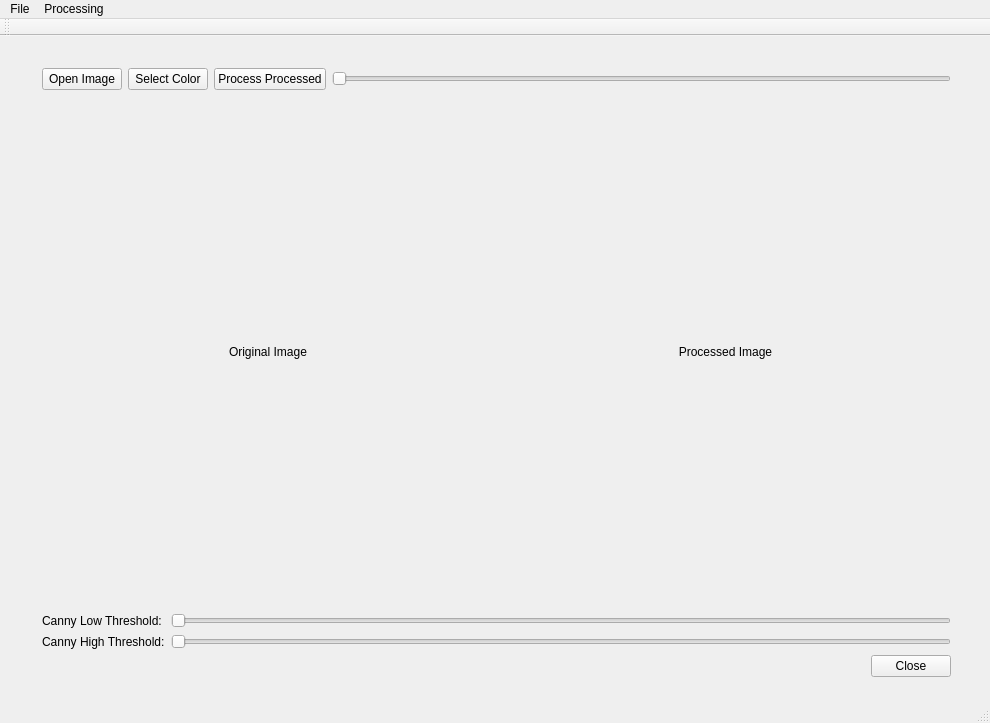
<?xml version="1.0" encoding="UTF-8"?>
<ui version="4.0">
 <class>MainWindow</class>
 <widget class="QMainWindow" name="MainWindow">
  <property name="geometry">
   <rect>
    <x>0</x>
    <y>0</y>
    <width>990</width>
    <height>723</height>
   </rect>
  </property>
  <property name="windowTitle">
   <string>MainWindow</string>
  </property>
  <widget class="QWidget" name="centralWidget">
   <widget class="QWidget" name="layoutWidget">
    <property name="geometry">
     <rect>
      <x>31</x>
      <y>21</y>
      <width>931</width>
      <height>631</height>
     </rect>
    </property>
    <layout class="QVBoxLayout" name="verticalLayout_3">
     <item>
      <layout class="QHBoxLayout" name="horizontalLayout_5">
       <item>
        <widget class="QPushButton" name="openImage_pushButton">
         <property name="text">
          <string>Open Image</string>
         </property>
        </widget>
       </item>
       <item>
        <widget class="QPushButton" name="SelectColor_pushButton">
         <property name="text">
          <string>Select Color</string>
         </property>
        </widget>
       </item>
       <item>
        <widget class="QPushButton" name="processProcessed_pushButton">
         <property name="text">
          <string>Process Processed</string>
         </property>
        </widget>
       </item>
       <item>
        <widget class="QSlider" name="Threshold_horizontalSlider">
         <property name="maximum">
          <number>765</number>
         </property>
         <property name="orientation">
          <enum>Qt::Horizontal</enum>
         </property>
        </widget>
       </item>
      </layout>
     </item>
     <item>
      <layout class="QHBoxLayout" name="horizontalLayout_4">
       <item>
        <widget class="QLabel" name="Original_label">
         <property name="sizePolicy">
          <sizepolicy hsizetype="Preferred" vsizetype="Expanding">
           <horstretch>0</horstretch>
           <verstretch>0</verstretch>
          </sizepolicy>
         </property>
         <property name="text">
          <string>Original Image</string>
         </property>
         <property name="alignment">
          <set>Qt::AlignCenter</set>
         </property>
        </widget>
       </item>
       <item>
        <widget class="QLabel" name="Processed_label">
         <property name="sizePolicy">
          <sizepolicy hsizetype="Preferred" vsizetype="Expanding">
           <horstretch>0</horstretch>
           <verstretch>0</verstretch>
          </sizepolicy>
         </property>
         <property name="text">
          <string>Processed Image</string>
         </property>
         <property name="alignment">
          <set>Qt::AlignCenter</set>
         </property>
        </widget>
       </item>
      </layout>
     </item>
     <item>
      <layout class="QHBoxLayout" name="horizontalLayout">
       <item>
        <layout class="QVBoxLayout" name="verticalLayout">
         <item>
          <widget class="QLabel" name="cannyLowThreshold_label">
           <property name="text">
            <string>Canny Low Threshold:</string>
           </property>
          </widget>
         </item>
         <item>
          <widget class="QLabel" name="cannyHighThreshold_label">
           <property name="text">
            <string>Canny High Threshold:</string>
           </property>
          </widget>
         </item>
        </layout>
       </item>
       <item>
        <layout class="QVBoxLayout" name="verticalLayout_2">
         <item>
          <widget class="QSlider" name="lowThreshold_horizontalSlider">
           <property name="maximum">
            <number>255</number>
           </property>
           <property name="orientation">
            <enum>Qt::Horizontal</enum>
           </property>
          </widget>
         </item>
         <item>
          <widget class="QSlider" name="highThreshold_horizontalSlider">
           <property name="maximum">
            <number>255</number>
           </property>
           <property name="tracking">
            <bool>true</bool>
           </property>
           <property name="orientation">
            <enum>Qt::Horizontal</enum>
           </property>
           <property name="invertedAppearance">
            <bool>false</bool>
           </property>
           <property name="invertedControls">
            <bool>false</bool>
           </property>
          </widget>
         </item>
        </layout>
       </item>
      </layout>
     </item>
     <item>
      <layout class="QHBoxLayout" name="horizontalLayout_6">
       <item>
        <spacer name="horizontalSpacer">
         <property name="orientation">
          <enum>Qt::Horizontal</enum>
         </property>
         <property name="sizeHint" stdset="0">
          <size>
           <width>40</width>
           <height>20</height>
          </size>
         </property>
        </spacer>
       </item>
       <item>
        <widget class="QPushButton" name="pushButton_3">
         <property name="text">
          <string>Close</string>
         </property>
        </widget>
       </item>
      </layout>
     </item>
    </layout>
   </widget>
  </widget>
  <widget class="QMenuBar" name="menuBar">
   <property name="geometry">
    <rect>
     <x>0</x>
     <y>0</y>
     <width>990</width>
     <height>25</height>
    </rect>
   </property>
   <widget class="QMenu" name="menuFile">
    <property name="title">
     <string>File</string>
    </property>
    <addaction name="actionOpen_Image"/>
   </widget>
   <widget class="QMenu" name="menuProcessing">
    <property name="title">
     <string>Processing</string>
    </property>
    <widget class="QMenu" name="menuBlur">
     <property name="title">
      <string>Blur</string>
     </property>
     <addaction name="separator"/>
     <addaction name="actionMean"/>
     <addaction name="actionGaussian"/>
     <addaction name="actionMedian"/>
    </widget>
    <addaction name="actionSalt"/>
    <addaction name="actionColor_Reduce"/>
    <addaction name="actionSharpen"/>
    <addaction name="actionOverlay"/>
    <addaction name="actionAdd_Logo"/>
    <addaction name="actionAdd_Logo2"/>
    <addaction name="actionColor_Detect"/>
    <addaction name="actionErosion"/>
    <addaction name="actionDilate"/>
    <addaction name="actionOpening"/>
    <addaction name="actionClosing"/>
    <addaction name="menuBlur"/>
    <addaction name="actionCanny"/>
    <addaction name="actionLine_detection"/>
    <addaction name="actionProbabilistic_Hough_Transform"/>
   </widget>
   <addaction name="menuFile"/>
   <addaction name="menuProcessing"/>
  </widget>
  <widget class="QToolBar" name="mainToolBar">
   <attribute name="toolBarArea">
    <enum>TopToolBarArea</enum>
   </attribute>
   <attribute name="toolBarBreak">
    <bool>false</bool>
   </attribute>
  </widget>
  <widget class="QStatusBar" name="statusBar"/>
  <action name="actionOpen_Image">
   <property name="text">
    <string>Open Image</string>
   </property>
  </action>
  <action name="actionSalt">
   <property name="text">
    <string>Salt</string>
   </property>
  </action>
  <action name="actionColor_Reduce">
   <property name="text">
    <string>Color Reduce</string>
   </property>
  </action>
  <action name="actionSharpen">
   <property name="text">
    <string>Sharpen</string>
   </property>
  </action>
  <action name="actionOverlay">
   <property name="text">
    <string>Overlay</string>
   </property>
  </action>
  <action name="actionAdd_Logo">
   <property name="text">
    <string>Add Logo</string>
   </property>
  </action>
  <action name="actionAdd_Logo2">
   <property name="text">
    <string>Add Logo2</string>
   </property>
  </action>
  <action name="actionColor_Detect">
   <property name="text">
    <string>Color Detect</string>
   </property>
  </action>
  <action name="actionErosion">
   <property name="text">
    <string>Erosion</string>
   </property>
  </action>
  <action name="actionDilate">
   <property name="text">
    <string>Dilate</string>
   </property>
  </action>
  <action name="actionOpening">
   <property name="text">
    <string>Opening</string>
   </property>
  </action>
  <action name="actionClosing">
   <property name="text">
    <string>Closing</string>
   </property>
  </action>
  <action name="actionMean">
   <property name="text">
    <string>Mean</string>
   </property>
  </action>
  <action name="actionGaussian">
   <property name="text">
    <string>Gaussian</string>
   </property>
  </action>
  <action name="actionMedian">
   <property name="text">
    <string>Median</string>
   </property>
  </action>
  <action name="actionCanny">
   <property name="text">
    <string>Canny</string>
   </property>
  </action>
  <action name="actionLine_detection">
   <property name="text">
    <string>Line detection</string>
   </property>
  </action>
  <action name="actionProbabilistic_Hough_Transform">
   <property name="text">
    <string>Probabilistic Hough Transform</string>
   </property>
  </action>
 </widget>
 <layoutdefault spacing="6" margin="11"/>
 <resources/>
 <connections>
  <connection>
   <sender>pushButton_3</sender>
   <signal>clicked()</signal>
   <receiver>MainWindow</receiver>
   <slot>close()</slot>
   <hints>
    <hint type="sourcelabel">
     <x>600</x>
     <y>525</y>
    </hint>
    <hint type="destinationlabel">
     <x>662</x>
     <y>493</y>
    </hint>
   </hints>
  </connection>
 </connections>
</ui>
